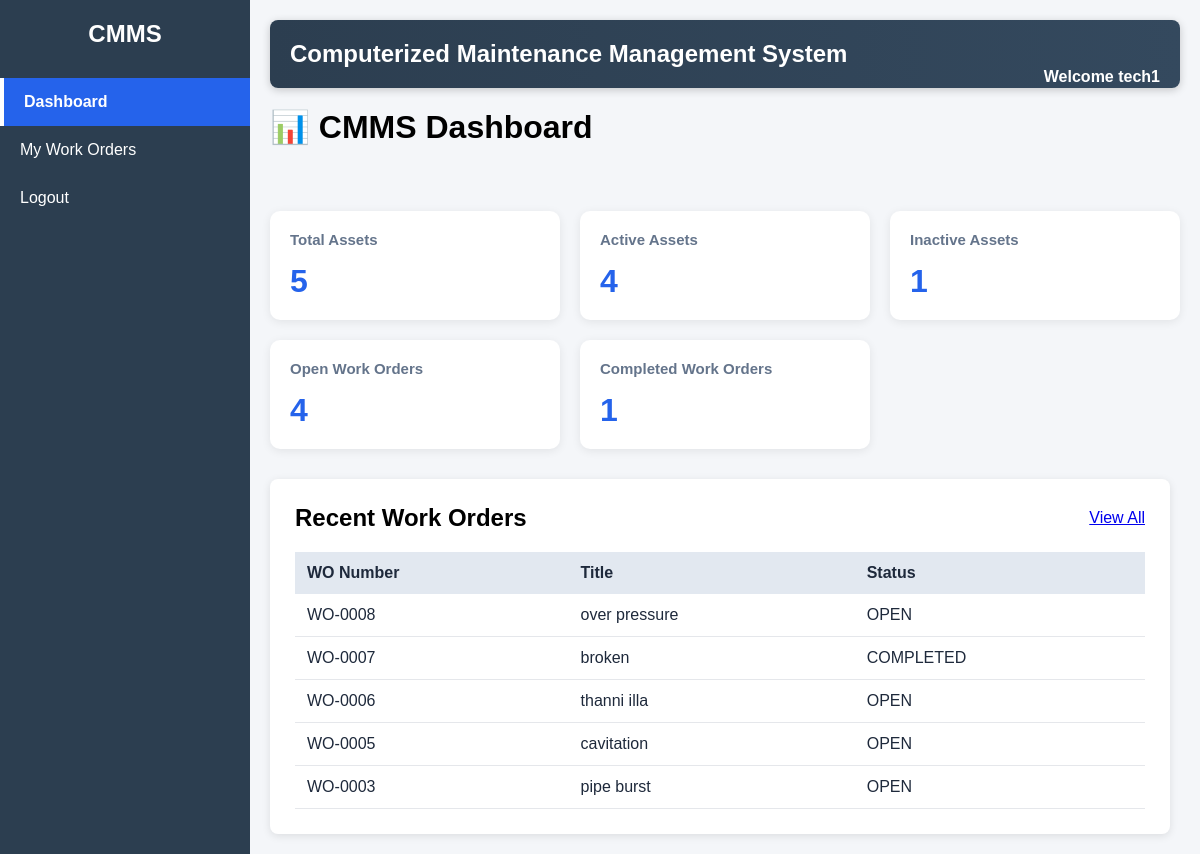
Before: /dashboard/ (signed in) with the older database file.
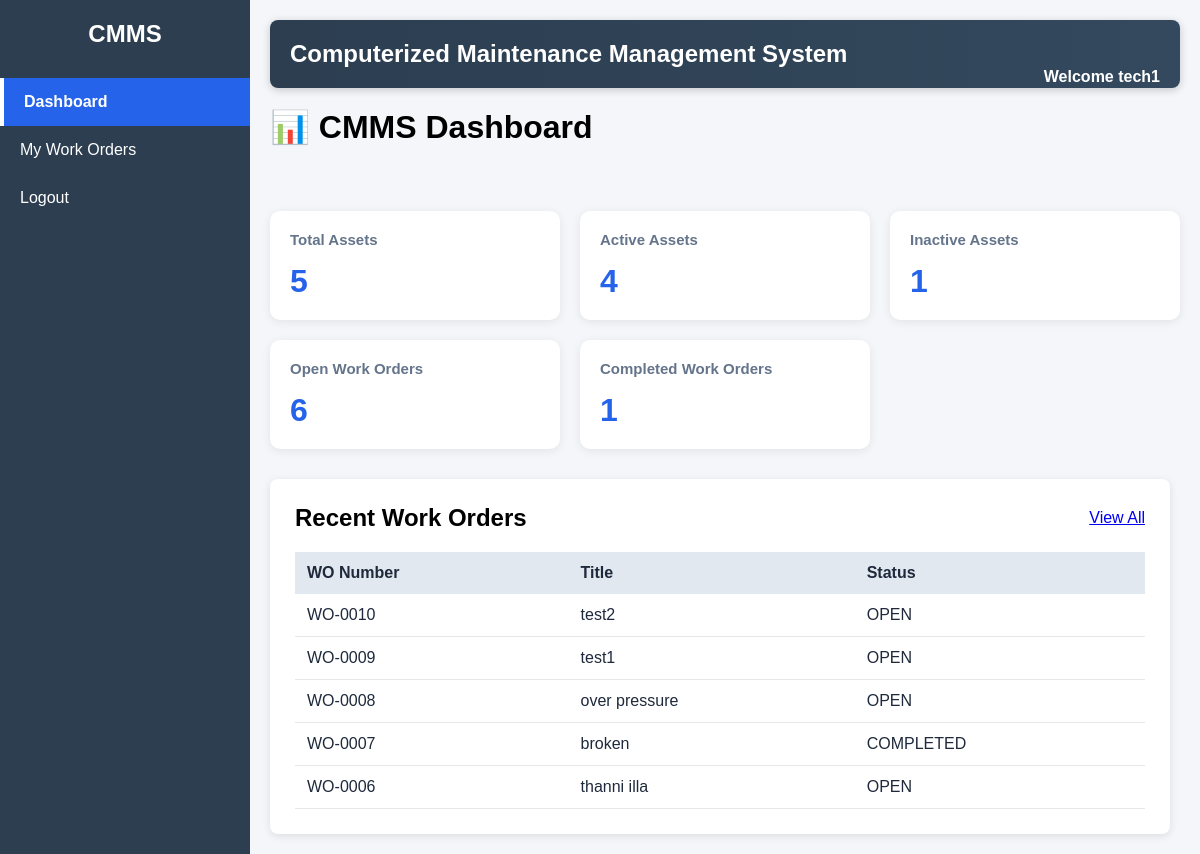
After: the same page with the newer database file.
### workorders/models.py (models this page shows, shortened)
class WorkOrder(models.Model):
    STATUS_CHOICES = [
        ('OPEN', 'Open'),
        ('IN_PROGRESS', 'In Progress'),
        ('COMPLETED', 'Completed'),
    ]
    work_order_number = models.CharField(
        max_length=20,
        unique=True,
        blank=True
    )
    title = models.CharField(
        max_length=200
    )
    description = models.TextField()
    asset = models.ForeignKey(
        Asset,
        on_delete=models.CASCADE
    )
    status = models.CharField(
        max_length=20,
        choices=STATUS_CHOICES,
        default='OPEN'
    )
    created_date = models.DateField(
        auto_now_add=True
    )
    updated_date = models.DateTimeField(
        auto_now=True
    )
    assigned_to = models.ForeignKey(
        User,
        on_delete=models.SET_NULL,
        null=True,
        blank=True,
        related_name='assigned_work_orders'
    )
    due_date = models.DateField(
        null=True,
        blank=True
    )

### dashboard/views.py (the view)
# urls.py: path('dashboard/',include('dashboard.urls')),
@login_required
def dashboard(request):
    total_assets = Asset.objects.count()
    active_assets = Asset.objects.filter(
        status='ACTIVE'
    ).count()
    inactive_assets = Asset.objects.filter(
        status='INACTIVE'
    ).count()
    total_work_orders = WorkOrder.objects.count()
    open_work_orders = WorkOrder.objects.filter(
        status='OPEN'
    ).count()
    completed_work_orders = WorkOrder.objects.filter(
        status='COMPLETED'
    ).count()
    recent_work_orders = WorkOrder.objects.order_by(
        '-id'
    )[:5]
    return render(
        request,
        'dashboard/dashboard.html',
        {
            'total_assets': total_assets,
            'active_assets': active_assets,
            'inactive_assets': inactive_assets,
            'total_work_orders': total_work_orders,
            'open_work_orders': open_work_orders,
            'completed_work_orders': completed_work_orders,
            'recent_work_orders': recent_work_orders,
            "current_page": "dashboard",
            'groups': request.user.groups.all(),
        }
    )

### accounts/context_processors.py (called while the page is built)
def user_roles(request):
    if not request.user.is_authenticated:
        return {}
    return {
        'is_admin': is_admin(request.user),
        'is_manager': is_manager(request.user),
        'is_technician': is_technician(request.user),
        'is_admin_or_manager': is_admin_or_manager(request.user),
    }

### accounts/permissions.py (called while the page is built)
def is_admin(user):
    return user.groups.filter(name='Admin').exists()

def is_manager(user):
    return user.groups.filter(name='Manager').exists()

def is_technician(user):
    return user.groups.filter(name='Technician').exists()

def is_admin_or_manager(user):
    return (
        is_admin(user)
        or
        is_manager(user)
    )

### templates/dashboard/dashboard.html (shortened to what this page needs)
{% extends 'base.html' %}
{% block content %}
<h1 style="margin-bottom:25px;">📊 CMMS Dashboard</h1>
<div class="dashboard-grid">
<div class="dashboard-card">
    <h3>Total Assets</h3>
    <p>{{ total_assets }}</p>
</div>
<div class="dashboard-card">
    <h3>Active Assets</h3>
    <p>{{ active_assets }}</p>
</div>
<div class="dashboard-card">
    <h3>Inactive Assets</h3>
    <p>{{ inactive_assets }}</p>
</div>
<div class="dashboard-card">
    <h3>Open Work Orders</h3>
    <p>{{ open_work_orders }}</p>
</div>
<div class="dashboard-card">
    <h3>Completed Work Orders</h3>
    <p>{{ completed_work_orders }}</p>
</div>
</div>
<div class="page-card recent-workorders-card">
    <div class="section-header">
        <h2>Recent Work Orders</h2>
        <a href="{% url 'work_order_list' %}" class="btn">
            View All
        </a>
    </div>
    <table class="dashboard-table">
        <tr>
            <th>WO Number</th>
            <th>Title</th>
            <th>Status</th>
        </tr>
        {% for work_order in recent_work_orders %}
        <tr>
            <td>{{ work_order.work_order_number }}</td>
            <td>{{ work_order.title }}</td>
            <td>{{ work_order.status }}</td>
        </tr>
        {% empty %}
        <tr>
            <td colspan="3">No work orders found.</td>
        </tr>
        {% endfor %}
    </table>
</div>
{% endblock %}

Changed rows visible on the page:
no longer on this page (row unchanged): WorkOrder: work_order_number "WO-0005", title "cavitation", status "OPEN"
no longer on this page (row unchanged): WorkOrder: work_order_number "WO-0003", title "pipe burst", status "OPEN"
added WorkOrder: work_order_number "WO-0010", title "test2", status "OPEN"
added WorkOrder: work_order_number "WO-0009", title "test1", status "OPEN"
Other visible differences:
{{ open_work_orders }}: "4" → "6"
